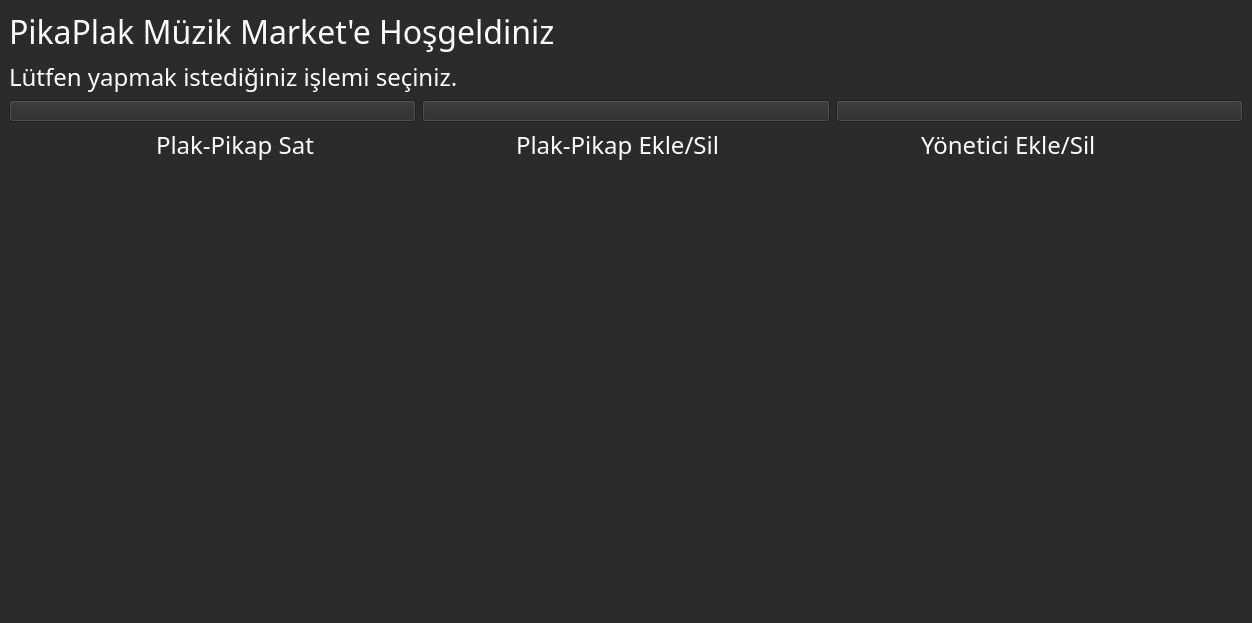
<?xml version="1.0" encoding="UTF-8"?>
<ui version="4.0">
 <class>yonekran</class>
 <widget class="QMainWindow" name="yonekran">
  <property name="geometry">
   <rect>
    <x>0</x>
    <y>0</y>
    <width>1252</width>
    <height>623</height>
   </rect>
  </property>
  <property name="windowTitle">
   <string>Yönetici Ekran</string>
  </property>
  <property name="styleSheet">
   <string notr="true">background-color: rgb(43, 43, 43);</string>
  </property>
  <widget class="QWidget" name="centralwidget">
   <layout class="QVBoxLayout" name="verticalLayout">
    <item>
     <widget class="QLabel" name="lb3">
      <property name="maximumSize">
       <size>
        <width>16777215</width>
        <height>16777215</height>
       </size>
      </property>
      <property name="font">
       <font>
        <family>Sans Serif Collection</family>
        <pointsize>24</pointsize>
       </font>
      </property>
      <property name="styleSheet">
       <string notr="true">color: rgb(255, 255, 255);</string>
      </property>
      <property name="text">
       <string>PikaPlak Müzik Market'e Hoşgeldiniz</string>
      </property>
     </widget>
    </item>
    <item>
     <widget class="QLabel" name="lb2">
      <property name="maximumSize">
       <size>
        <width>16777215</width>
        <height>16777215</height>
       </size>
      </property>
      <property name="font">
       <font>
        <family>Sans Serif Collection</family>
        <pointsize>18</pointsize>
       </font>
      </property>
      <property name="styleSheet">
       <string notr="true">color: rgb(255, 255, 255);</string>
      </property>
      <property name="text">
       <string>Lütfen yapmak istediğiniz işlemi seçiniz.</string>
      </property>
     </widget>
    </item>
    <item>
     <layout class="QHBoxLayout" name="horizontalLayout_2">
      <item>
       <widget class="QPushButton" name="btnsat">
        <property name="maximumSize">
         <size>
          <width>500</width>
          <height>500</height>
         </size>
        </property>
        <property name="styleSheet">
         <string notr="true">
font: 8pt &quot;Sans Serif Collection&quot;;
color: rgb(255, 255, 255);</string>
        </property>
        <property name="text">
         <string/>
        </property>
        <property name="icon">
         <iconset>
          <normaloff>kedy.jpg</normaloff>kedy.jpg</iconset>
        </property>
        <property name="iconSize">
         <size>
          <width>400</width>
          <height>400</height>
         </size>
        </property>
       </widget>
      </item>
      <item>
       <widget class="QPushButton" name="btnplakekle">
        <property name="maximumSize">
         <size>
          <width>500</width>
          <height>500</height>
         </size>
        </property>
        <property name="styleSheet">
         <string notr="true">color: rgb(255, 255, 255);
font: 8pt &quot;Sans Serif Collection&quot;;</string>
        </property>
        <property name="text">
         <string/>
        </property>
        <property name="icon">
         <iconset>
          <normaloff>kedy.jpg</normaloff>kedy.jpg</iconset>
        </property>
        <property name="iconSize">
         <size>
          <width>400</width>
          <height>400</height>
         </size>
        </property>
       </widget>
      </item>
      <item>
       <widget class="QPushButton" name="btnyntekle">
        <property name="maximumSize">
         <size>
          <width>500</width>
          <height>500</height>
         </size>
        </property>
        <property name="styleSheet">
         <string notr="true">
color: rgb(255, 255, 255);
font: 8pt &quot;Sans Serif Collection&quot;;</string>
        </property>
        <property name="text">
         <string/>
        </property>
        <property name="icon">
         <iconset>
          <normaloff>kedy.jpg</normaloff>kedy.jpg</iconset>
        </property>
        <property name="iconSize">
         <size>
          <width>400</width>
          <height>400</height>
         </size>
        </property>
       </widget>
      </item>
     </layout>
    </item>
    <item>
     <layout class="QHBoxLayout" name="horizontalLayout">
      <item>
       <spacer name="horizontalSpacer_12">
        <property name="orientation">
         <enum>Qt::Horizontal</enum>
        </property>
        <property name="sizeHint" stdset="0">
         <size>
          <width>40</width>
          <height>20</height>
         </size>
        </property>
       </spacer>
      </item>
      <item>
       <spacer name="horizontalSpacer_14">
        <property name="orientation">
         <enum>Qt::Horizontal</enum>
        </property>
        <property name="sizeHint" stdset="0">
         <size>
          <width>40</width>
          <height>20</height>
         </size>
        </property>
       </spacer>
      </item>
      <item>
       <spacer name="horizontalSpacer_4">
        <property name="orientation">
         <enum>Qt::Horizontal</enum>
        </property>
        <property name="sizeHint" stdset="0">
         <size>
          <width>40</width>
          <height>20</height>
         </size>
        </property>
       </spacer>
      </item>
      <item>
       <widget class="QLabel" name="lb2_2">
        <property name="maximumSize">
         <size>
          <width>16777215</width>
          <height>50</height>
         </size>
        </property>
        <property name="font">
         <font>
          <family>Sans Serif Collection</family>
          <pointsize>18</pointsize>
         </font>
        </property>
        <property name="styleSheet">
         <string notr="true">color: rgb(255, 255, 255);</string>
        </property>
        <property name="text">
         <string>Plak-Pikap Sat</string>
        </property>
       </widget>
      </item>
      <item>
       <spacer name="horizontalSpacer_2">
        <property name="orientation">
         <enum>Qt::Horizontal</enum>
        </property>
        <property name="sizeHint" stdset="0">
         <size>
          <width>40</width>
          <height>20</height>
         </size>
        </property>
       </spacer>
      </item>
      <item>
       <spacer name="horizontalSpacer_9">
        <property name="orientation">
         <enum>Qt::Horizontal</enum>
        </property>
        <property name="sizeHint" stdset="0">
         <size>
          <width>40</width>
          <height>20</height>
         </size>
        </property>
       </spacer>
      </item>
      <item>
       <spacer name="horizontalSpacer_8">
        <property name="orientation">
         <enum>Qt::Horizontal</enum>
        </property>
        <property name="sizeHint" stdset="0">
         <size>
          <width>40</width>
          <height>20</height>
         </size>
        </property>
       </spacer>
      </item>
      <item>
       <spacer name="horizontalSpacer">
        <property name="orientation">
         <enum>Qt::Horizontal</enum>
        </property>
        <property name="sizeHint" stdset="0">
         <size>
          <width>40</width>
          <height>20</height>
         </size>
        </property>
       </spacer>
      </item>
      <item>
       <widget class="QLabel" name="lb2_3">
        <property name="maximumSize">
         <size>
          <width>16777215</width>
          <height>50</height>
         </size>
        </property>
        <property name="font">
         <font>
          <family>Sans Serif Collection</family>
          <pointsize>18</pointsize>
         </font>
        </property>
        <property name="styleSheet">
         <string notr="true">color: rgb(255, 255, 255);</string>
        </property>
        <property name="text">
         <string>Plak-Pikap Ekle/Sil</string>
        </property>
       </widget>
      </item>
      <item>
       <spacer name="horizontalSpacer_5">
        <property name="orientation">
         <enum>Qt::Horizontal</enum>
        </property>
        <property name="sizeHint" stdset="0">
         <size>
          <width>40</width>
          <height>20</height>
         </size>
        </property>
       </spacer>
      </item>
      <item>
       <spacer name="horizontalSpacer_7">
        <property name="orientation">
         <enum>Qt::Horizontal</enum>
        </property>
        <property name="sizeHint" stdset="0">
         <size>
          <width>40</width>
          <height>20</height>
         </size>
        </property>
       </spacer>
      </item>
      <item>
       <spacer name="horizontalSpacer_6">
        <property name="orientation">
         <enum>Qt::Horizontal</enum>
        </property>
        <property name="sizeHint" stdset="0">
         <size>
          <width>40</width>
          <height>20</height>
         </size>
        </property>
       </spacer>
      </item>
      <item>
       <spacer name="horizontalSpacer_11">
        <property name="orientation">
         <enum>Qt::Horizontal</enum>
        </property>
        <property name="sizeHint" stdset="0">
         <size>
          <width>40</width>
          <height>20</height>
         </size>
        </property>
       </spacer>
      </item>
      <item>
       <widget class="QLabel" name="lb2_4">
        <property name="maximumSize">
         <size>
          <width>16777215</width>
          <height>50</height>
         </size>
        </property>
        <property name="font">
         <font>
          <family>Sans Serif Collection</family>
          <pointsize>18</pointsize>
         </font>
        </property>
        <property name="styleSheet">
         <string notr="true">color: rgb(255, 255, 255);</string>
        </property>
        <property name="text">
         <string>Yönetici Ekle/Sil</string>
        </property>
       </widget>
      </item>
      <item>
       <spacer name="horizontalSpacer_3">
        <property name="orientation">
         <enum>Qt::Horizontal</enum>
        </property>
        <property name="sizeHint" stdset="0">
         <size>
          <width>40</width>
          <height>20</height>
         </size>
        </property>
       </spacer>
      </item>
      <item>
       <spacer name="horizontalSpacer_10">
        <property name="orientation">
         <enum>Qt::Horizontal</enum>
        </property>
        <property name="sizeHint" stdset="0">
         <size>
          <width>40</width>
          <height>20</height>
         </size>
        </property>
       </spacer>
      </item>
      <item>
       <spacer name="horizontalSpacer_13">
        <property name="orientation">
         <enum>Qt::Horizontal</enum>
        </property>
        <property name="sizeHint" stdset="0">
         <size>
          <width>40</width>
          <height>20</height>
         </size>
        </property>
       </spacer>
      </item>
     </layout>
    </item>
    <item>
     <spacer name="verticalSpacer">
      <property name="orientation">
       <enum>Qt::Vertical</enum>
      </property>
      <property name="sizeHint" stdset="0">
       <size>
        <width>20</width>
        <height>40</height>
       </size>
      </property>
     </spacer>
    </item>
   </layout>
  </widget>
  <widget class="QMenuBar" name="menubar">
   <property name="geometry">
    <rect>
     <x>0</x>
     <y>0</y>
     <width>1252</width>
     <height>18</height>
    </rect>
   </property>
  </widget>
  <widget class="QStatusBar" name="statusbar"/>
 </widget>
 <resources/>
 <connections/>
</ui>
